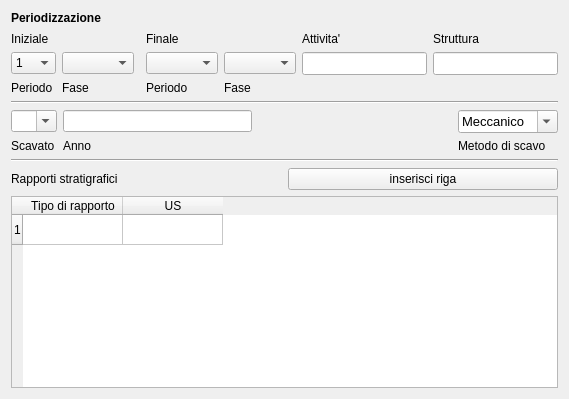
       <widget class="QWidget" name="tab_2">
        <attribute name="title">
         <string>Periodizzazione - Rapporti Stratigrafici</string>
        </attribute>
        <layout class="QGridLayout" name="gridLayout_17">
         <item row="0" column="0">
          <layout class="QVBoxLayout" name="verticalLayout_14">
           <item>
            <layout class="QVBoxLayout" name="verticalLayout_11">
             <item>
              <layout class="QVBoxLayout" name="verticalLayout_10">
               <item>
                <layout class="QVBoxLayout" name="verticalLayout_9">
                 <item>
                  <layout class="QVBoxLayout" name="verticalLayout_8">
                   <item>
                    <layout class="QGridLayout" name="gridLayout_15">
                     <item row="0" column="0" colspan="4">
                      <widget class="QLabel" name="label_12">
                       <property name="font">
                        <font>
                         <weight>75</weight>
                         <bold>true</bold>
                        </font>
                       </property>
                       <property name="text">
                        <string>Periodizzazione </string>
                       </property>
                      </widget>
                     </item>
                     <item row="1" column="0">
                      <widget class="QLabel" name="label_37">
                       <property name="minimumSize">
                        <size>
                         <width>0</width>
                         <height>15</height>
                        </size>
                       </property>
                       <property name="text">
                        <string>Iniziale </string>
                       </property>
                      </widget>
                     </item>
                     <item row="1" column="3">
                      <widget class="QLabel" name="label_14">
                       <property name="minimumSize">
                        <size>
                         <width>0</width>
                         <height>15</height>
                        </size>
                       </property>
                       <property name="text">
                        <string>Finale </string>
                       </property>
                      </widget>
                     </item>
                     <item row="1" column="5">
                      <widget class="QLabel" name="label_18">
                       <property name="minimumSize">
                        <size>
                         <width>0</width>
                         <height>15</height>
                        </size>
                       </property>
                       <property name="text">
                        <string>Attivita'</string>
                       </property>
                      </widget>
                     </item>
                     <item row="1" column="6">
                      <widget class="QLabel" name="label_22">
                       <property name="minimumSize">
                        <size>
                         <width>0</width>
                         <height>15</height>
                        </size>
                       </property>
                       <property name="text">
                        <string>Struttura</string>
                       </property>
                      </widget>
                     </item>
                     <item row="3" column="0">
                      <widget class="QComboBox" name="comboBox_per_iniz">
                       <item>
                        <property name="text">
                         <string>1</string>
                        </property>
                       </item>
                       <item>
                        <property name="text">
                         <string>2</string>
                        </property>
                       </item>
                      </widget>
                     </item>
                     <item row="3" column="5">
                      <widget class="QLineEdit" name="lineEdit_attivita">
                       <property name="minimumSize">
                        <size>
                         <width>0</width>
                         <height>22</height>
                        </size>
                       </property>
                       <property name="font">
                        <font>
                         <pointsize>10</pointsize>
                        </font>
                       </property>
                      </widget>
                     </item>
                     <item row="3" column="6">
                      <widget class="QLineEdit" name="lineEdit_struttura">
                       <property name="minimumSize">
                        <size>
                         <width>0</width>
                         <height>22</height>
                        </size>
                       </property>
                       <property name="font">
                        <font>
                         <pointsize>10</pointsize>
                        </font>
                       </property>
                      </widget>
                     </item>
                     <item row="4" column="0">
                      <widget class="QLabel" name="label_24">
                       <property name="text">
                        <string>Periodo </string>
                       </property>
                      </widget>
                     </item>
                     <item row="4" column="1">
                      <widget class="QLabel" name="label_16">
                       <property name="text">
                        <string>Fase </string>
                       </property>
                      </widget>
                     </item>
                     <item row="4" column="3">
                      <widget class="QLabel" name="label_10">
                       <property name="text">
                        <string>Periodo </string>
                       </property>
                      </widget>
                     </item>
                     <item row="4" column="4">
                      <widget class="QLabel" name="label_32">
                       <property name="text">
                        <string>Fase </string>
                       </property>
                      </widget>
                     </item>
                     <item row="3" column="1">
                      <widget class="QComboBox" name="comboBox_fas_iniz"/>
                     </item>
                     <item row="3" column="3">
                      <widget class="QComboBox" name="comboBox_per_fin"/>
                     </item>
                     <item row="3" column="4">
                      <widget class="QComboBox" name="comboBox_fas_fin"/>
                     </item>
                    </layout>
                   </item>
                   <item>
                    <widget class="Line" name="line_2">
                     <property name="orientation">
                      <enum>Qt::Horizontal</enum>
                     </property>
                    </widget>
                   </item>
                  </layout>
                 </item>
                 <item>
                  <layout class="QGridLayout" name="gridLayout_16">
                   <item row="0" column="2">
                    <widget class="QLineEdit" name="lineEdit_anno"/>
                   </item>
                   <item row="0" column="4">
                    <widget class="QComboBox" name="comboBox_metodo">
                     <property name="font">
                      <font>
                       <pointsize>10</pointsize>
                      </font>
                     </property>
                     <property name="editable">
                      <bool>true</bool>
                     </property>
                     <item>
                      <property name="text">
                       <string>Meccanico</string>
                      </property>
                     </item>
                     <item>
                      <property name="text">
                       <string>Stratigrafico</string>
                      </property>
                     </item>
                    </widget>
                   </item>
                   <item row="1" column="4">
                    <widget class="QLabel" name="label_33">
                     <property name="text">
                      <string>Metodo di scavo</string>
                     </property>
                    </widget>
                   </item>
                   <item row="1" column="2">
                    <widget class="QLabel" name="label_17">
                     <property name="text">
                      <string>Anno</string>
                     </property>
                    </widget>
                   </item>
                   <item row="0" column="3">
                    <spacer name="horizontalSpacer_7">
                     <property name="orientation">
                      <enum>Qt::Horizontal</enum>
                     </property>
                     <property name="sizeHint" stdset="0">
                      <size>
                       <width>200</width>
                       <height>20</height>
                      </size>
                     </property>
                    </spacer>
                   </item>
                   <item row="0" column="0">
                    <widget class="QComboBox" name="comboBox_scavato">
                     <property name="editable">
                      <bool>true</bool>
                     </property>
                     <item>
                      <property name="text">
                       <string> </string>
                      </property>
                     </item>
                     <item>
                      <property name="text">
                       <string>Si</string>
                      </property>
                     </item>
                     <item>
                      <property name="text">
                       <string>No</string>
                      </property>
                     </item>
                    </widget>
                   </item>
                   <item row="1" column="0">
                    <widget class="QLabel" name="label_8">
                     <property name="text">
                      <string>Scavato</string>
                     </property>
                    </widget>
                   </item>
                  </layout>
                 </item>
                </layout>
               </item>
               <item>
                <widget class="Line" name="line_3">
                 <property name="orientation">
                  <enum>Qt::Horizontal</enum>
                 </property>
                </widget>
               </item>
              </layout>
             </item>
             <item>
              <layout class="QHBoxLayout" name="horizontalLayout_4">
               <item>
                <widget class="QLabel" name="label_19">
                 <property name="text">
                  <string>Rapporti stratigrafici</string>
                 </property>
                </widget>
               </item>
               <item>
                <widget class="QPushButton" name="pushButton_insert_row_rapporti">
                 <property name="font">
                  <font>
                   <pointsize>9</pointsize>
                  </font>
                 </property>
                 <property name="text">
                  <string>inserisci riga</string>
                 </property>
                </widget>
               </item>
              </layout>
             </item>
            </layout>
           </item>
           <item>
            <widget class="QTableWidget" name="tableWidget_rapporti">
             <property name="frameShape">
              <enum>QFrame::StyledPanel</enum>
             </property>
             <property name="frameShadow">
              <enum>QFrame::Raised</enum>
             </property>
             <property name="verticalScrollBarPolicy">
              <enum>Qt::ScrollBarAsNeeded</enum>
             </property>
             <property name="horizontalScrollBarPolicy">
              <enum>Qt::ScrollBarAsNeeded</enum>
             </property>
             <property name="editTriggers">
              <set>QAbstractItemView::AnyKeyPressed|QAbstractItemView::DoubleClicked|QAbstractItemView::EditKeyPressed</set>
             </property>
             <property name="rowCount">
              <number>1</number>
             </property>
             <property name="columnCount">
              <number>2</number>
             </property>
             <row/>
             <column>
              <property name="text">
               <string>Tipo di rapporto</string>
              </property>
             </column>
             <column>
              <property name="text">
               <string>US</string>
              </property>
             </column>
            </widget>
           </item>
          </layout>
         </item>
        </layout>
       </widget>
